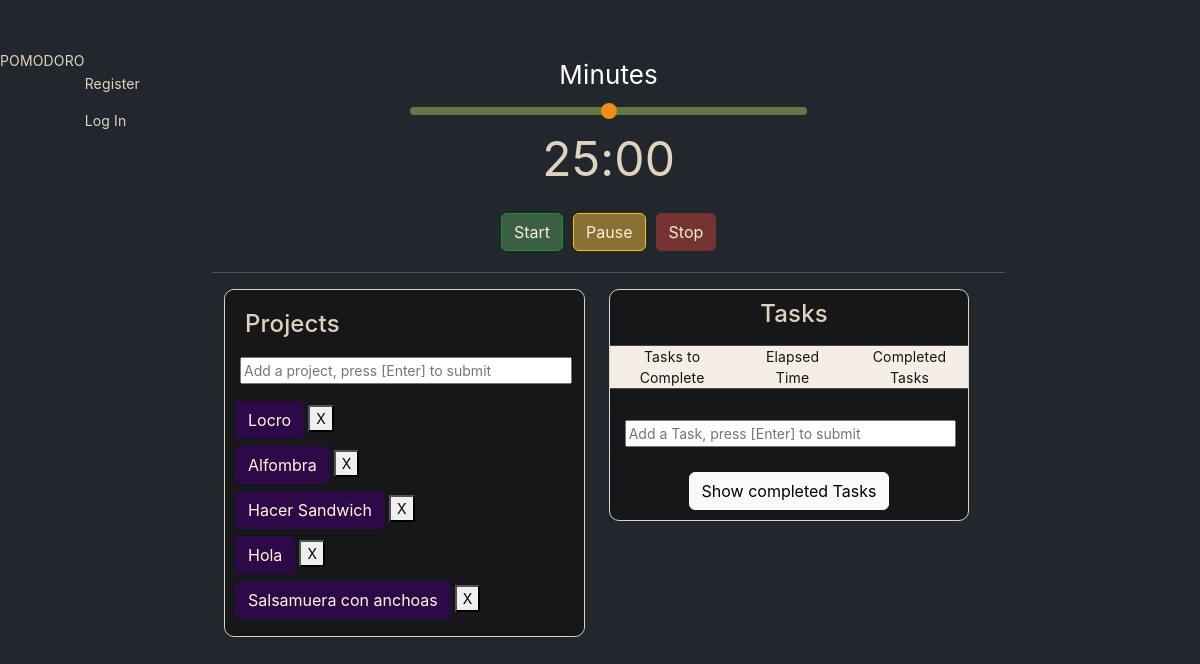
Screenshot of /timer with the database file from the repository.
### models.py (models this page shows, shortened)
class Project(db.Model):
    __tablename__ = 'projects'
    id = db.Column(db.Integer, primary_key=True)
    name = db.Column(db.Text, nullable=False)
    time = db.Column(db.Integer, default=0)
    complete = db.Column(db.Boolean, default=False)
    pomodoros = db.Column(db.Integer, default=0)
    created_at = db.Column(DateTime, default=func.now())
    completed_at = db.Column(DateTime)
    user_id = db.Column(db.Integer, ForeignKey('users.id'))
    tasks = db.relationship('Task', backref='project', lazy='dynamic')

### routes.py (the view)
    @login_required
    @app.route("/timer", methods=['GET', 'POST'])
    def timer():
        try:
            current_project_id = session['current_project_id']
            current_project = Project.query.filter_by(id=current_project_id).first()
            tasks = Task.query.filter_by(project_id=current_project.id).all()
            has_complete_task = False
            for task in tasks:
                if task.complete == True:
                    has_complete_task = True
                    break
            projects = [{"name": project.name, "id": project.id} for project in Project.query.all()]  # Create a list of project dictionaries
            return render_template("timer.html", tasks=tasks, projects=projects, has_complete_task=has_complete_task)
        except Exception as e:
            print(f"An error occurred: {e}")
            projects = [{"name": project.name, "id": project.id} for project in Project.query.all()]  # Create a list of project dictionaries
            return render_template("timer.html", projects=projects)

### templates/timer.html (shortened to what this page needs)
{% extends "layout.html" %}
{% block main %}
<div class="container">
  <div class="col-md-10">
    <label for="sliderMinutes" class="form-label loco align-items-center title-timer">Minutes</label>
    <div class="d-flex flex-row justify-content-center align-items-center">
      <input type="range" class="form-range slider" min="0" max="50" step="1" id="sliderMinutes" />
    </div>
    <div class="d-flex flex-columns justify-content-center align-items-center gap-10" id="timer-box">
      <div id="timer">00:00</div>
    </div>
    <div class="d-flex flex-row justify-content-center align-items-center loco">
      <button type="button" class="btn btn-success">Start</button>
      <button type="button" class="btn btn-warning">Pause</button>
      <button type="button" class="btn btn-stop">Stop</button>
    </div>
    <hr />
    <div class="container text-center">
      <div class="row">
        <div class="col">
          <div class="mx-auto chimichurri">
            <div class="projectContent mx-auto projects">
              <div class="projectContent-header">
                <h4>Projects</h4>
              </div>
              <div class="add_project">
                <form action="{{ url_for('add_project') }}" method="POST">
                  <input type="text" name="add_project" placeholder="Add a project, press [Enter] to submit"
                    required="required" />
                </form>
              </div>
              <div class="mx-auto w-auto projects-container dropdown" id="project-selector">
                {% for project in projects %}
                <ul>
                  <button class="btn btn-projects" class="project_id" data-project-id="{{ project['id'] }}">
                    {{ project['name'] }}
                  </button>
                  <button class="btn-delete-project" data-project-id="{{ project['id'] }}"> X </button>
                </ul>
                {% endfor %}
              </div>
            </div>
          </div>
        </div>
        <div class="col">
          <div class="mx-auto chimichurri">
              <h4 class="title-tasks">Tasks</h4>
              <hr style="margin-bottom: 0px;">
              <div class="d-flex flex-row justify-content-center align-items-center task-projects">
                <div class="project-in-task">
                  <span>Tasks to Complete</span>
                </div>
                <div class="project-in-task">
                  <span>Elapsed Time</span>
                </div>
                <div class="project-in-task">
                  <span>Completed Tasks</span>
                </div>
              </div>
              <hr style="margin-top: 0px;">
              <div class="projectContent mx-auto projects">
              <div class="add_task">
                <form action="{{ url_for('add_task') }}" method="POST">
                  <input type="text" name="name_task" placeholder="Add a Task, press [Enter] to submit" required="required" />
                </form>
              </div>
            </div>
            <div class="flex-column task-container" >
              <div class="incomplete-task-div">
                <div class="show-hide-task">
                  <button class="btn btn-light show-tasks">Show completed Tasks</button>
                </div>
              </div>
            </div>
          </div>
        </div>
      </div>
    </div>
  </div>
</div>
{% endblock %}

### templates/layout.html (shortened to what this page needs)
<!DOCTYPE html>
<html lang="en">
<head>
  <link href="https://cdn.jsdelivr.net/npm/bootstrap@5.3.2/dist/css/bootstrap.min.css" rel="stylesheet"
>
  <link rel="stylesheet" href="{{ url_for('static', filename='css/style.css') }}">
</head>
<body>
  <div class="main-container">
    <div class="row">
      <div class="col-2 left-side">
        <nav class="nav" role="navigation">
          <div class="navbar-header">
            <div class="brand-wrapper">
              <div class="brand-name-wrapper">
                <a class="navbar-brand" href="#">
                  POMODORO
                </a>
              </div>
            </div>
          </div>
          <div class="side-menu-container">
            <ul class="nav navbar-nav">
              {% if session["user_id"] %}
              <ul class="navbar-nav me-auto mt-2">
                <li class="nav-item"><a class="nav-link" href="/timer">Timer</a></li>
                <li class="nav-item"><a class="nav-link" href="#">Projects</a></li>
                <li class="nav-item"><a class="nav-link" href="/chart">Chart</a></li>
              </ul>
              <li class="taskerini">{{ session["logged_as"] }}</li>
              <ul class="navbar-nav ms-auto mt-2">
                <li class="nav-item"><a class="nav-link" href="/logout">Log Out</a></li>
              </ul>
              {% else %}
              <ul class="navbar-nav ms-auto mt-2">
                <li class="nav-item"><a class="nav-link" href="/register">Register</a></li>
                <li class="nav-item"><a class="nav-link" href="/login">Log In</a></li>
              </ul>
              {% endif %}
          </div>
        </nav>
      </div>
      <div class="col middle-side">
          {% block main %}
          {% endblock %}
      </div>
    </div>
  </div>
</body>
</html>

### static/css/style.css (style rules this page uses)
body { margin-top: 50px; background-color: #fff; font-family: Arial, sans-serif; font-size: 14px; letter-spacing: 0.01em; color: #39464e; }
a, a:focus, a:hover { text-decoration: none; }
.projects { background-color: #161718; border-radius: 10px; }
.btn-success { background-color: #3b5f44; color: #faecd4; --bs-btn-border-color: #189b14; --bs-btn-hover-color: #fff; --bs-btn-hover-bg: #0baf60; --bs-btn-active-bg: #080808; --bs-btn-active-color: #fff; }
.btn-warning { background-color: #897133; color: #faecd4; --bs-btn-active-bg: #080808; --bs-btn-active-color: #fff; }
.btn-stop { background-color: #753332; color: #faecd4; --bs-btn-active-bg: #a01919; --bs-btn-active-color: #fff; }
.d-flex { display: flex; flex-direction: column; justify-content: center; align-items: center; gap: 10px; }
body { color: #e0d3bb; background-color: #22272e; font-family: -apple-system, BlinkMacSystemFont, "Segoe UI", Roboto, Helvetica, Arial, sans-serif, "Apple Color Emoji", "Segoe UI Emoji", "Segoe UI Symbol"; }
#timer { font-size: 3rem; color: #e0d3bb; }
#timer-box { background-color: #22272e; gap: 10px; margin-bottom: 3px; }
.loco { color: #fff; padding: 5px; border-radius: 10px; width: auto; max-width: 400px; height: auto; display: flex; flex-direction: column; justify-content: center; align-items: flex-start; margin: 0 auto; }
.slider { width: 50% !important; margin: 0 auto; }
.main-container { display: flex; }
.row { width: 100%; }
ul { display: block; list-style-type: none; margin-block-start: 0.5em; margin-block-end: 0.5em; margin-inline-start: 0px; margin-inline-end: 0px; padding-inline-start: 0px; unicode-bidi: isolate; }
.chimichurri { border-radius: 10px; background-color: #161718; border: 1px solid ; }
.btn-projects { color: #FFF8DC; background-color: #2e0947; --bs-btn-hover-bg: #080808; }
h4 { padding-left: 10px; padding-top: 10px; }
.container.text-center .projectContent { text-align: left; align-items: left; padding: 10px 0px 10px 10px; }
.container.text-center .projectContent .add_project { padding-top: 5px; padding-bottom: 5px; }
.container.text-center .projectContent .add_project form { width: 98%; display: flex; flex-wrap: wrap; }
.container.text-center .projectContent .add_project input[type="text"], .container.text-center .projectContent .add_project input[type="submit"] { flex: 1 1 auto; margin: 5px 5px 5px 5px; }
.container.text-center .projectContent .add_project input[type="text"] { flex: 4; }
.project-in-task { padding-right: 10px; padding-left: 10px; }
.task-projects { color: rgb(20, 20, 20); background-color: #F5EEE6; }
.chimichurri .add_task form { width: 98%; display: flex; flex-wrap: wrap; }
.projectContent .add_task input[type="text"], .projectContent .add_task input[type="submit"] { flex: 1 1 auto; margin: 5px 5px 5px 5px; }
.projectContent .add_task input[type="text"] { flex: 4; }
.task-container { margin-left: 20px; align-items: center; }
.show-hide-task { margin-top: 10px; margin-left: -20px; margin-bottom: 10px; }
.title-timer { font-size: 26px; }

### rows the page displays
Project: name "Locro"
Project: name "Alfombra"
Project: name "Hacer Sandwich"
Project: name "Hola"
Project: name "Salsamuera con anchoas"
